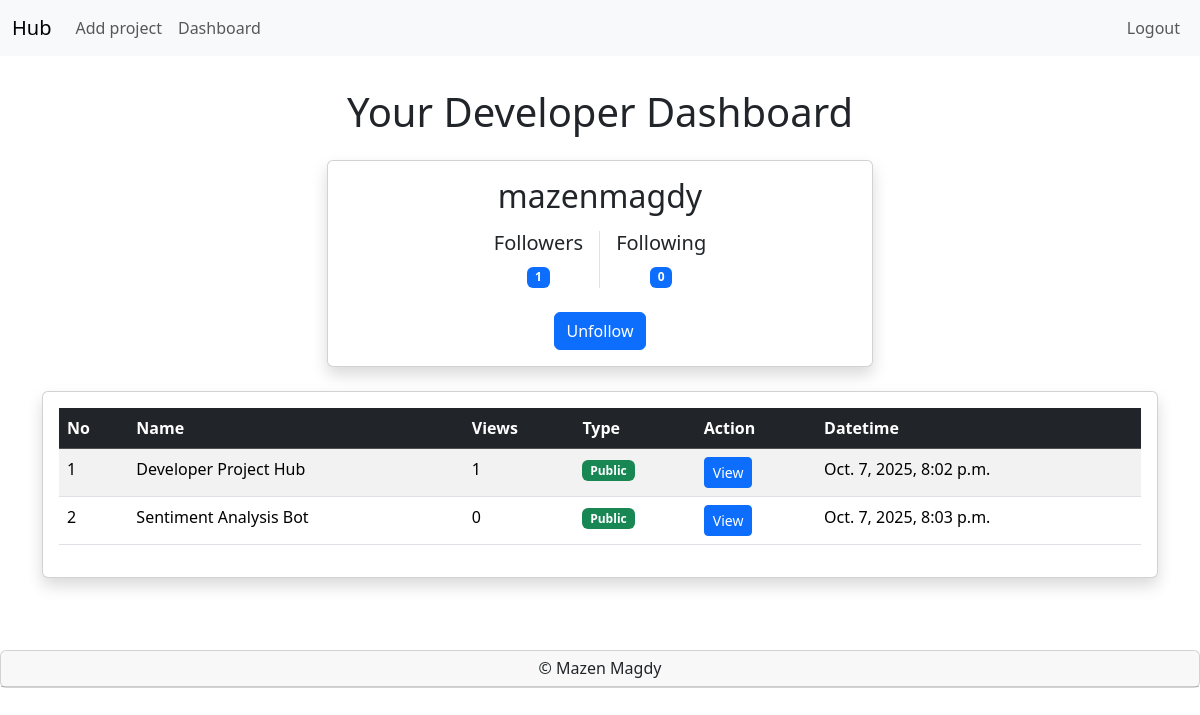
Screenshot of /dashboard/mazenmagdy/ (signed in) with the database file from the repository.
### projects/models.py (models this page shows, shortened)
class User(AbstractUser):
    photo = models.ImageField(blank=True, upload_to="media")
    followers = models.ManyToManyField(
        "self", symmetrical=False, related_name="following", blank=True
    )
    def serializer(self):
        return {
            "id": self.id,
            "username": self.username,
            "photo": self.photo,
            "followers": self.followers.count(),
            "following": self.following.count(),
        }

class Project(models.Model):
    owner = models.ForeignKey(User, on_delete=models.CASCADE, related_name="projects")
    title = models.CharField(max_length=255)
    overview = models.CharField(max_length=100, blank=True)
    description = models.TextField(blank=True)
    video_url = models.URLField(blank=True)
    image = models.ImageField(blank=True, upload_to="media")
    objectives = models.TextField(blank=True)
    key_learning = models.TextField(blank=True)
    is_public = models.BooleanField(default=True)
    viewers = models.ManyToManyField(User, related_name="viewed_projects", blank=True, editable=False)
    timestamp = models.DateTimeField(auto_now_add=True)

### projects/views.py (the view)
# urls.py: path("dashboard/<str:username>/", views.dashboard, name="dashboard"),
@login_required
def dashboard(request, username):
    try:
        user = User.objects.get(username=username)
    except User.DoesNotExist:
        return render(
            request, "projects/dashbaord.html", {"message": "user is not exist"}
        )
    projects = Project.objects.filter(owner=user)
    is_following = request.user in user.followers.all()
    return render(
        request,
        "projects/dashboard.html",
        {
            "projects": projects,
            "profile": user.serializer(),
            "is_following": is_following,
        },
    )

### projects/templates/projects/dashboard.html (shortened to what this page needs)
{% extends "projects/layout.html" %}
{% load static %}
{% block main %}
    <div class="container py-4">
        <h1 class="text-center mb-4">Your Developer Dashboard</h1>
        <div class="row justify-content-center mb-4">
            <div class="col-md-6 text-center">
                <div class="card shadow">
                    <div class="card-body">
                        <h2 class="card-title">{{ profile.username }}</h2>
                        <div class="d-flex justify-content-center mt-3 mb-3">
                            <div class="px-3 border-end">
                                <h5>Followers</h5>
                                <span class="badge bg-primary" id="followers-count">{{ profile.followers }}</span>
                            </div>
                            <div class="px-3">
                                <h5>Following</h5>
                                <span class="badge bg-primary">{{ profile.following }}</span>
                            </div>
                        </div>
                        {% if profile.id != request.user.id %}
                            <button class="btn btn-primary mt-2" id="toggle_follow" data-user="{{ profile.id }}">
                                {% if is_following %}Unfollow{% else %}Follow{% endif %}
                            </button>
                        {% endif %}
                    </div>
                </div>
            </div>
        </div>
        <div class="card shadow">
            <div class="card-body">
                <div class="table-responsive">
                    <table class="table table-striped table-hover">
                        <thead class="table-dark">
                            <tr>
                                <th>No</th>
                                <th>Name</th>
                                <th>Views</th>
                                <th>Type</th>
                                <th>Action</th>
                                <th>Datetime</th>
                            </tr>
                        </thead>
                        <tbody>
                            {% for project in projects %}
                                <tr>
                                    <td>{{ project.id }}</td>
                                    <td>{{ project.title }}</td>
                                    <td>{{ project.viewers.count }}</td>
                                    <td>
                                        {% if project.is_public %}
                                            <span class="badge bg-success">Public</span>
                                        {% else %}
                                            <span class="badge bg-secondary">Private</span>
                                        {% endif %}
                                    </td>
                                    <td>
                                        <div class="btn-group btn-group-sm gap-2">
                                            {% if user == project.owner %}
                                                <a href="{% url 'projects:project_detail' project.id %}" class="btn btn-primary">View</a>
                                                <a href="{% url 'projects:update' project.id %}" class="btn btn-warning">Edit</a>
                                                <button class="btn btn-danger delete-btn" data-id="{{ project.id }}">Delete</button>
                                            {% else %}
                                                <a href="{% url 'projects:project_detail' project.id %}" class="btn btn-primary">View</a>
                                            {% endif %}
                                        </div>
                                    </td>
                                    <td>{{ project.timestamp }}</td>
                                </tr>
                            {% empty %}
                                <tr>
                                    <td colspan="6" class="text-center">No projects available</td>
                                </tr>
                            {% endfor %}
                        </tbody>
                    </table>
                </div>
            </div>
        </div>
    </div>
{% endblock %}

### rows the page displays
User: username "mazenmagdy"
Project: id "1", title "Developer Project Hub", viewers.count "1", is_public "Public", shows "View", timestamp "Oct. 7, 2025, 8:02 p.m."
Project: id "2", title "Sentiment Analysis Bot", viewers.count "0", is_public "Public", shows "View", timestamp "Oct. 7, 2025, 8:03 p.m."

### other values shown
{{ profile.followers }} "1"
{{ profile.following }} "0"
